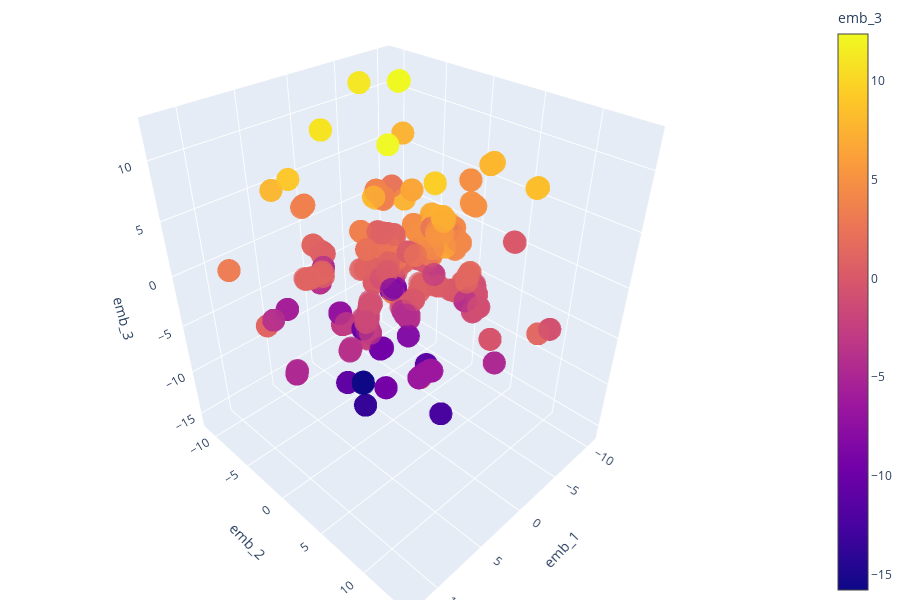

Write notebook code for a chart like this one.
### Code cell
import plotly.express as px
#iris = px.data.iris()
fig = px.scatter_3d(umap_df, x='emb_1', y='emb_2', z='emb_3',
              color='emb_3', size_max=20,
            opacity=0.7)

fig.update_layout(margin=dict(l=0, r=0, b=0, t=0))
fig.show()

### Figure 1 — Plotly figure (JSON) as saved in the notebook; plotly's stock layout.template omitted (floating-point values rounded to 4 significant figures; data arrays with more than 128 entries replaced by an {"elided": "..."} marker saying what was removed)
{"data": [{"hoverlabel": {"namelength": 0}, "hovertemplate": "emb_1=%{x}<br>emb_2=%{y}<br>emb_3=%{marker.color}", "legendgroup": "", "marker": {"color": {"elided": "1569 float values"}, "coloraxis": "coloraxis", "opacity": 0.7, "symbol": "circle"}, "mode": "markers", "name": "", "scene": "scene", "showlegend": false, "type": "scatter3d", "x": {"elided": "1569 float values"}, "y": {"elided": "1569 float values"}, "z": {"elided": "1569 float values"}}], "layout": {"coloraxis": {"colorbar": {"title": {"text": "emb_3"}}, "colorscale": [[0, "#0d0887"], [0.1111, "#46039f"], [0.2222, "#7201a8"], [0.3333, "#9c179e"], [0.4444, "#bd3786"], [0.5556, "#d8576b"], [0.6667, "#ed7953"], [0.7778, "#fb9f3a"], [0.8889, "#fdca26"], [1, "#f0f921"]]}, "height": 600, "legend": {"tracegroupgap": 0}, "margin": {"b": 0, "l": 0, "r": 0, "t": 0}, "scene": {"domain": {"x": [0, 0.98], "y": [0, 1]}, "xaxis": {"title": {"text": "emb_1"}}, "yaxis": {"title": {"text": "emb_2"}}, "zaxis": {"title": {"text": "emb_3"}}}}}
